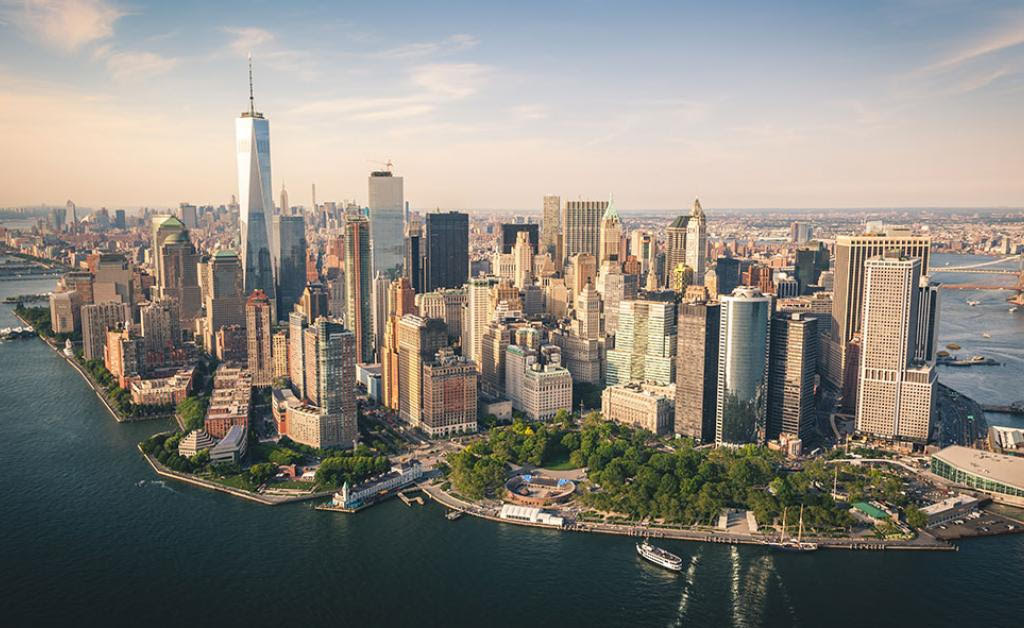
%> input picture Lab 4/new_york.jpg, 1024 x 628 px
$ octave visualization.m   (GNU Octave 9; MATLAB toolbox functions it lacks are replaced by stand-ins)
%> lines starting %> are read from the running program, lines starting %| are printed output that depends on the picture
img = im2double(imread('new_york.jpg'));
fr_map = fftshift(fft2(img));
figure, imagesc(log(abs(fr_map) + 1)), colormap jet;
%> after `colormap jet`:
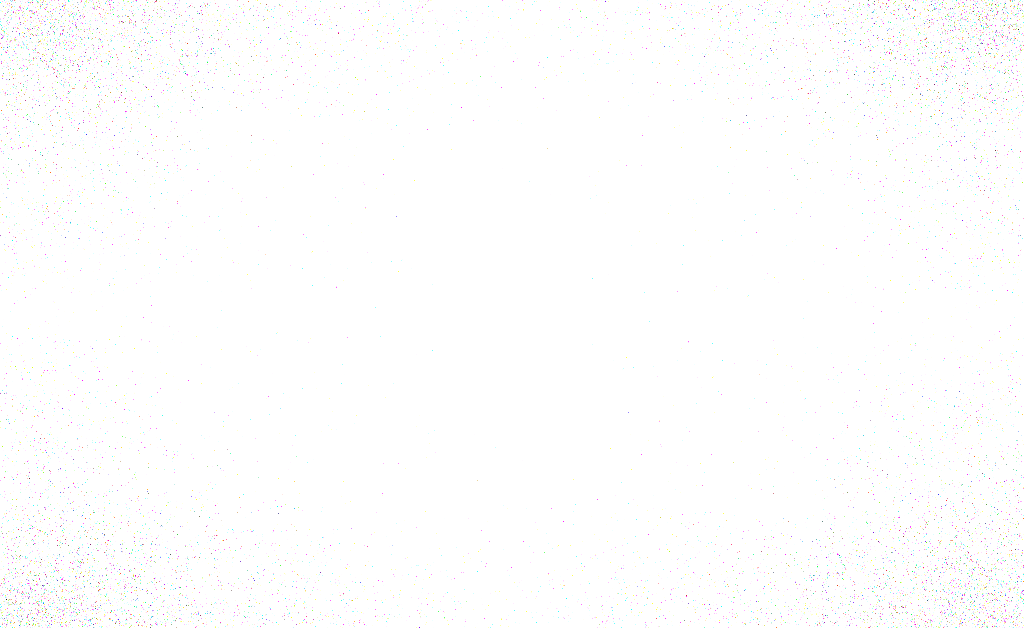
%> displayed picture: size 628x1024x3, on the screen's scale of 0 to 255; mean R, G, B 254.1, 254, 254
imwrite(img, 'new_york_frequency.jpg');
%%
img = im2double(imread('flowers.jpg'));
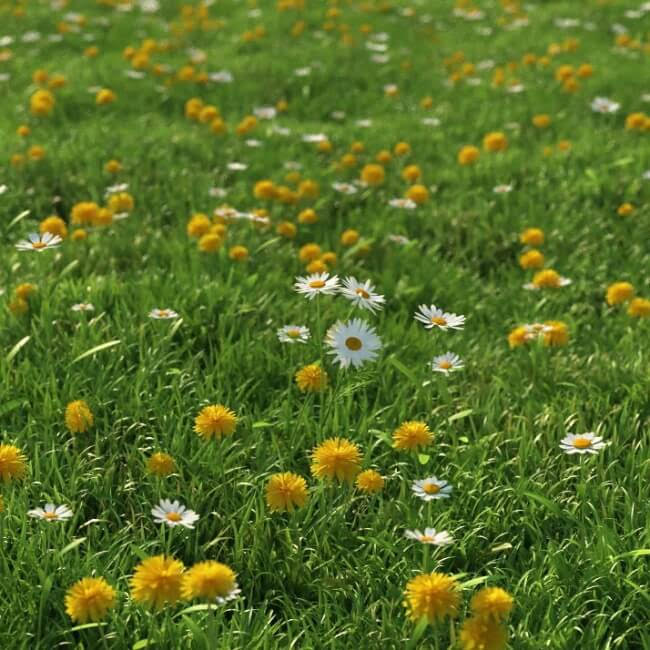
%> input picture Lab 4/flowers.jpg, 650 x 650 px
%> img: size 650x650x3 double
fr_map = fftshift(fft2(img));
figure, imagesc(log(abs(fr_map) + 1)), colormap jet;
%> after `colormap jet`:
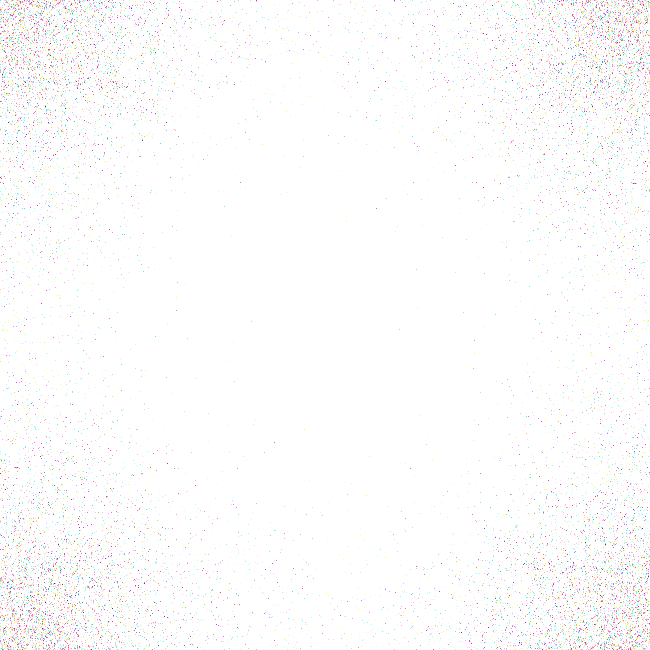
%> displayed picture: size 650x650x3, on the screen's scale of 0 to 255; mean R, G, B 252.9, 252.6, 252.6
imwrite(img, 'flowers_frequency.jpg');
